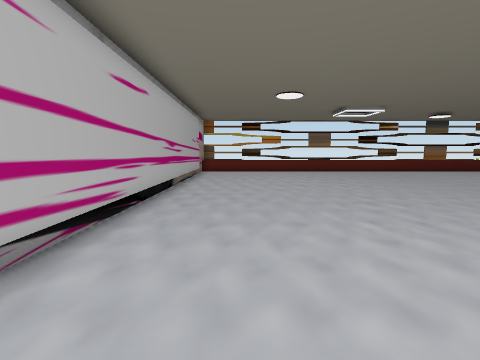
view 1 (above)

18 first-person views from a walk through a 3-D level made in the Unity game engine. The camera is 1.4 m above the floor, tilts 6° down and sees 85° across. The floor is counted in squares, 1 m on a side. Each view is taken from the middle of a square. On the plan, view 1 faces up. The plan holds only what a view shows up to about 13 squares ahead; the rest is blank. The place goes on beyond the plan. The player character is not drawn. Some surface patterns are stand-ins.

view 2
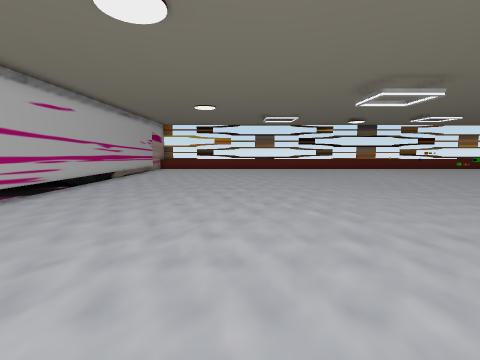

view 3
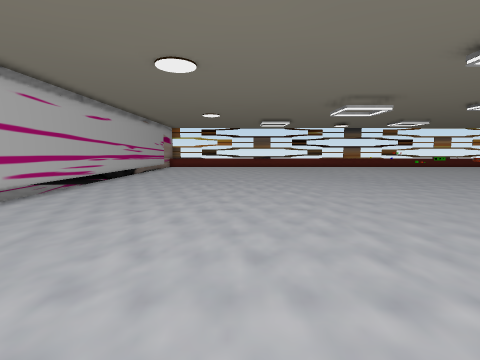

view 4
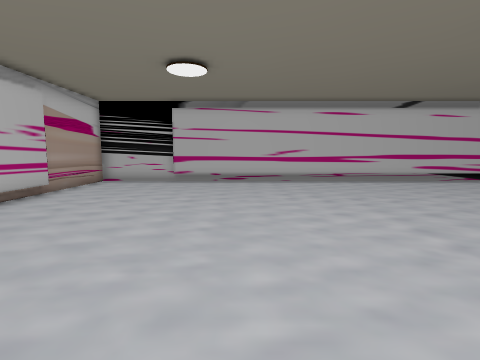

view 5
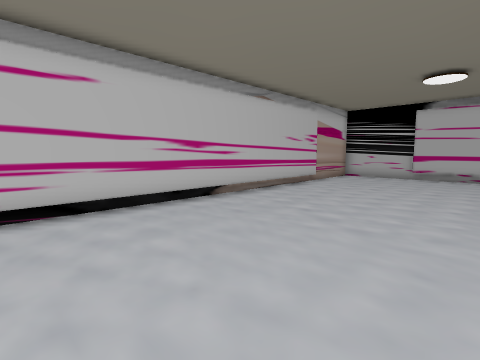

view 6
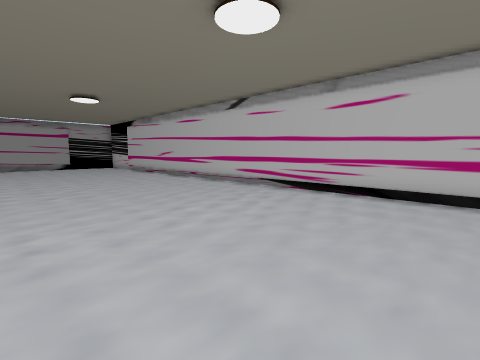

view 7
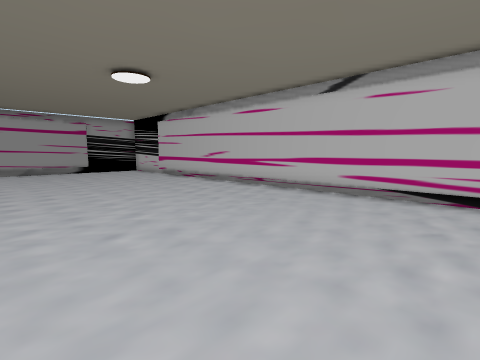

view 8
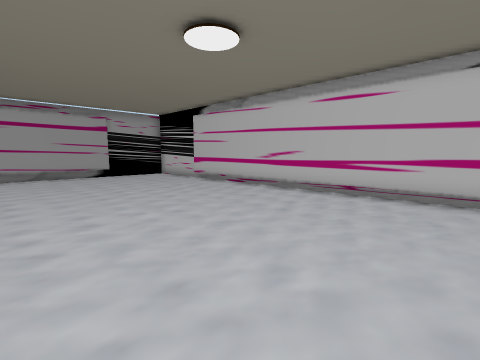

view 9
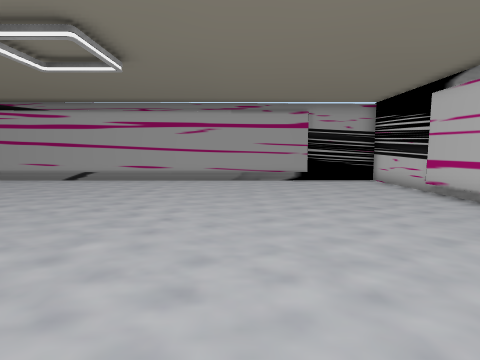

view 10
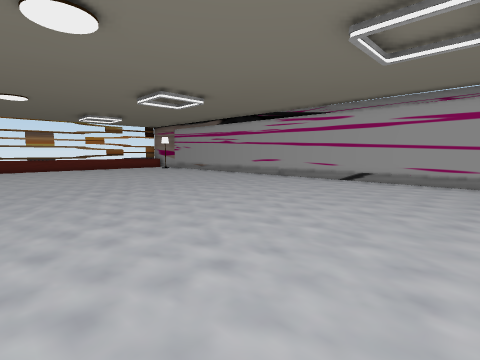

view 11
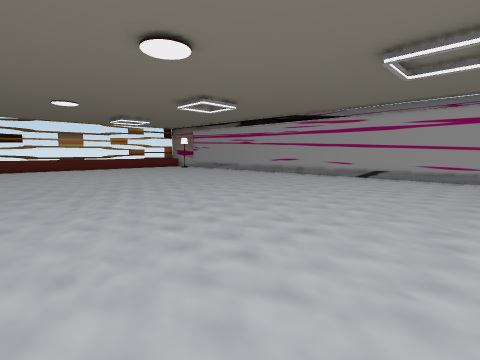

view 12
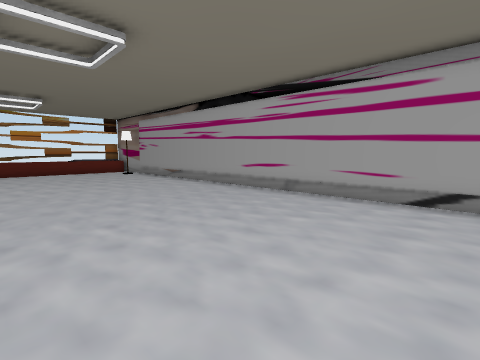

view 13
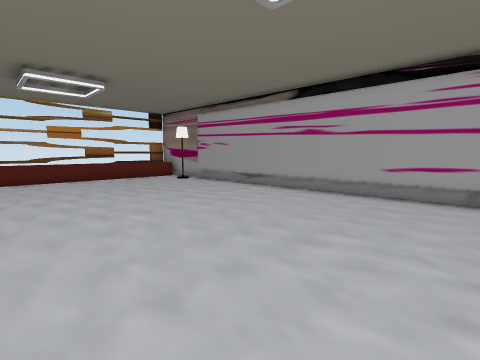

view 14
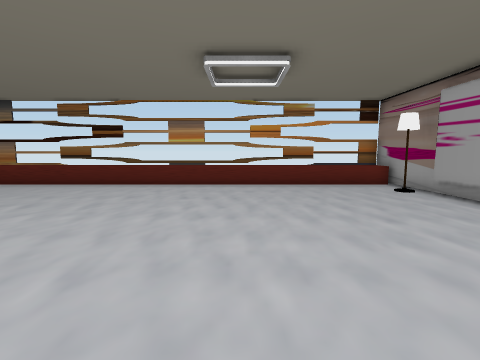

view 15
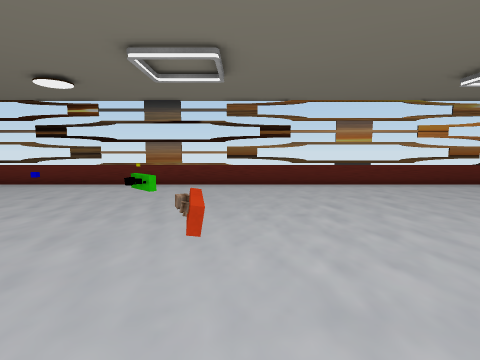

view 16
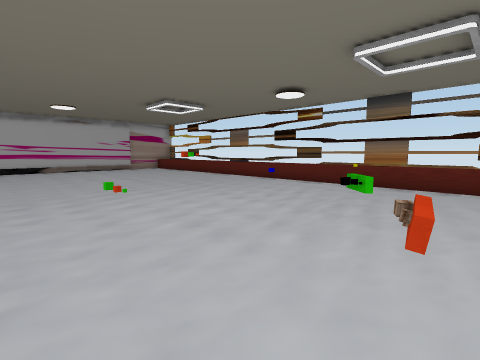

view 17
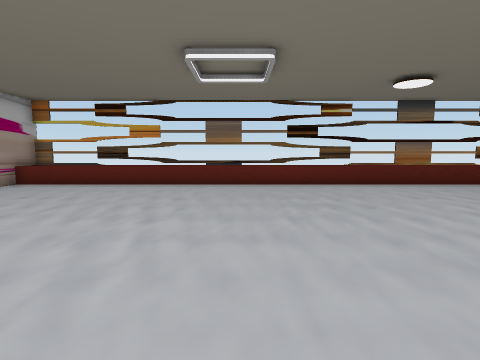

view 18
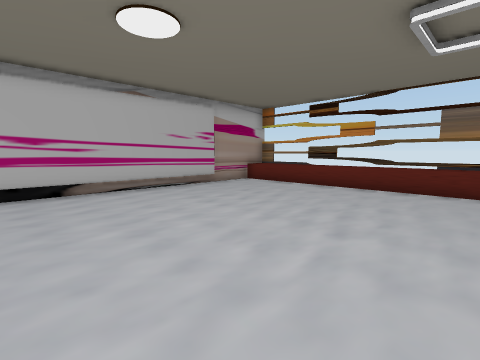

### Floor plan
Key: @ floor where view 1 was taken; # wall or solid block; . floor; = window, fence, low wall or low ledge; ^ raised ledge; O other object.
Columns run from 3 left of view 1 to 34 right of it. Each row starts with its distance up from view 1.
 21 ########====##############====########
 20 #^^^^^^^^^^^^^^^^^^^^^^^^^^^^^^^^^^^^#
 19 #....................................#
 18 #....................................#
 17 #.................=.................O#
 16 #....................................#
 15 #....................................#
 14 #....................................#
 13 #.................=..................#
 12 #....................................#
 11 #................#...................#
 10 #.................=...O..............#
  9 #..................... ..............#
  8 #.................... ...............#
  7 #..................   ...............#
  6 #..................   ...............#
  5 #...............      ...............#
  4 #...............      ...............#
  3 #...............      ...............#
  2 #..............       ...............#
  1 #..............       ...............#
  0 #..@..........        ...............#
 -1 #............         ...............#
 -2 #...........          ...............#
 -3 #..........            ..............#
 -4 #..........           . .............#
 -5 #............ .......................#
 -6 #........... ........................#
 -7 #....................................#
 -8 #....................................#
 -9 #....................................#
-10 #....................................#
-11 #....................................
-12 #....................................
-13 #....................................
-14 ######################################

Positions as (right, up) in squares from view 1, and headings:
1: (0, 0), facing up
2: (4, -3), facing up
3: (4, -6), facing up
4: (10, -7), facing left
5: (13, -7), facing down-left
6: (9, -5), facing down-right
7: (14, -5), facing down-right
8: (18, -5), facing down-right
9: (21, -7), facing right
10: (21, -4), facing up-right
11: (19, -4), facing up-right
12: (26, 0), facing up-right
13: (25, 5), facing up-right
14: (27, 8), facing up
15: (19, 8), facing up
16: (19, 8), facing up-left
17: (7, 8), facing up
18: (7, 9), facing up-left
